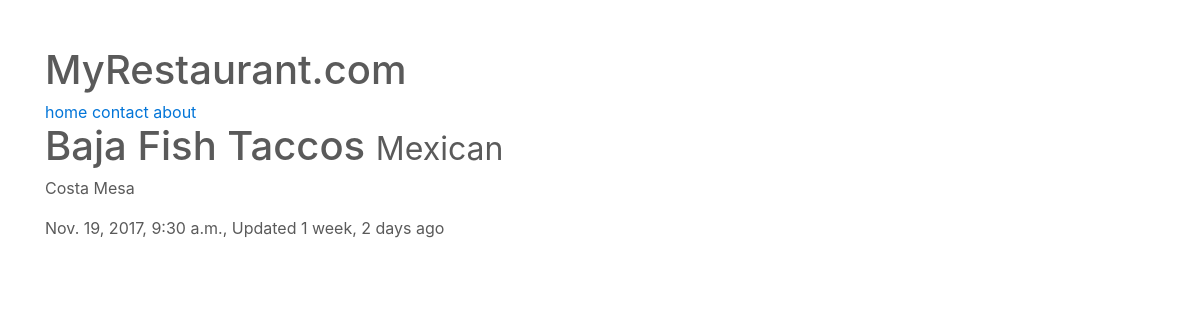
Screenshot of /restaurants/baja-fish-taccos/ with the database file from the repository.
### restaurants/models.py (models this page shows, shortened)
class RestaurantLocation(models.Model):
	owner			= models.ForeignKey(User)
	name			= models.CharField(max_length=120)
	location		= models.CharField(max_length=120, null=True, blank=True)
	category		= models.CharField(max_length=120, null=True, blank=True, validators=[validate_category])
	timestamp		= models.DateTimeField(auto_now_add=True)
	updated			= models.DateTimeField(auto_now=True)
	slug			= models.SlugField(null=True, blank=True)
	@property
	def title(self):
		return self.name

### restaurants/views.py (the view)
# urls.py: url(r'^restaurants/(?P<slug>[\w-]+)/$', RestaurantDetailView.as_view()),
class RestaurantDetailView(DetailView):
	queryset = RestaurantLocation.objects.all()

### restaurants/templates/restaurants/restaurantlocation_detail.html (shortened to what this page needs)
{% extends "base.html" %}
{% block content %}
<h1>{{ object.title }} <small> {{ object.category }}</small></h1>
<p>{{ object.location }}</p>
<p>{{ object.timestamp }}, Updated {{ object.updated|timesince }} ago</p>
{% endblock %}

### static/css/carousel.css (style rules this page uses)
body { padding-top: 3rem; padding-bottom: 3rem; color: #5a5a5a; }
.carousel-caption h3,p { z-index: 10; bottom: 3rem; }

### rows the page displays
RestaurantLocation: title "Baja Fish Taccos", category "Mexican", location "Costa Mesa", timestamp "Nov. 19, 2017, 9:30 a.m.", updated "1 week, 2 days"
